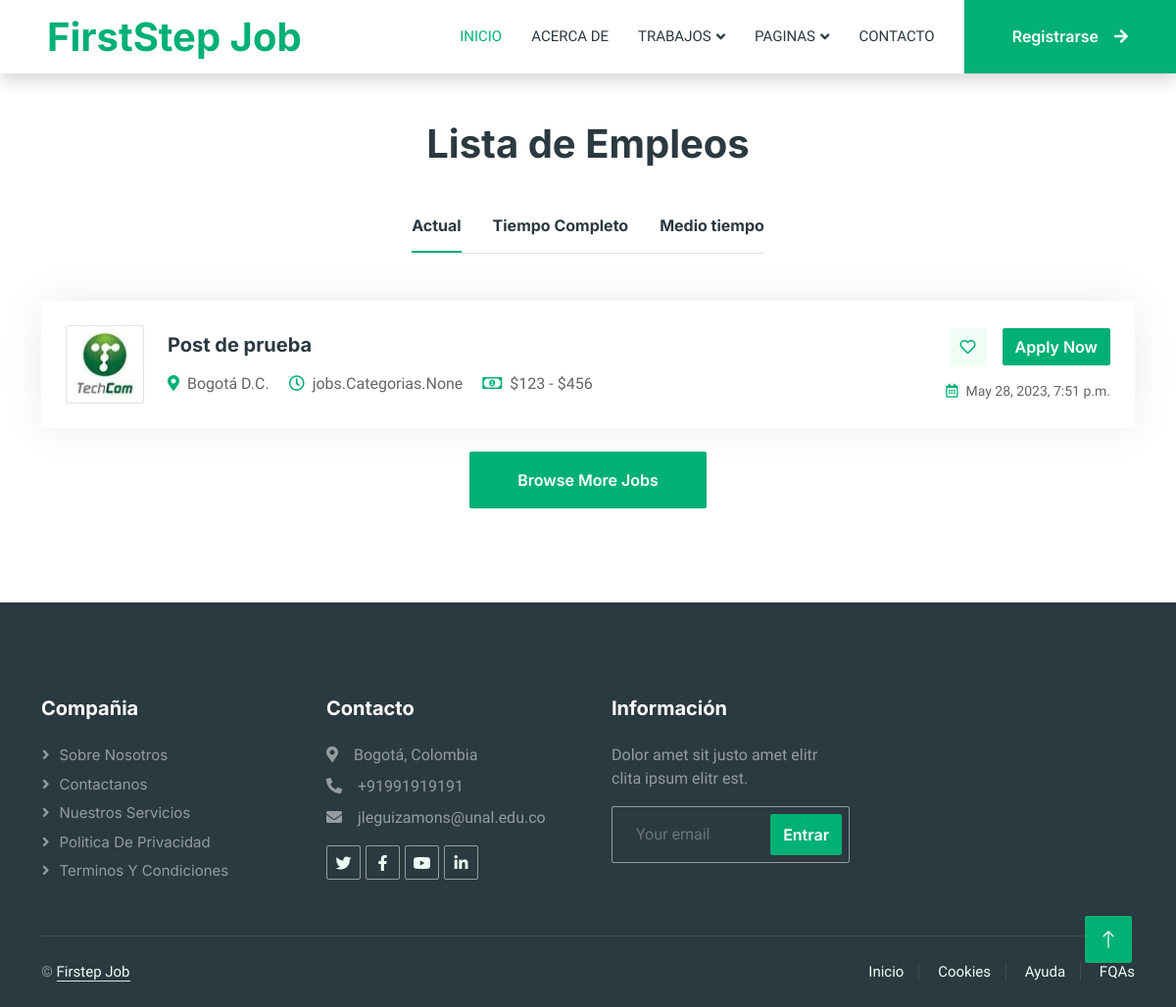
The app's page /empleos/, older data.
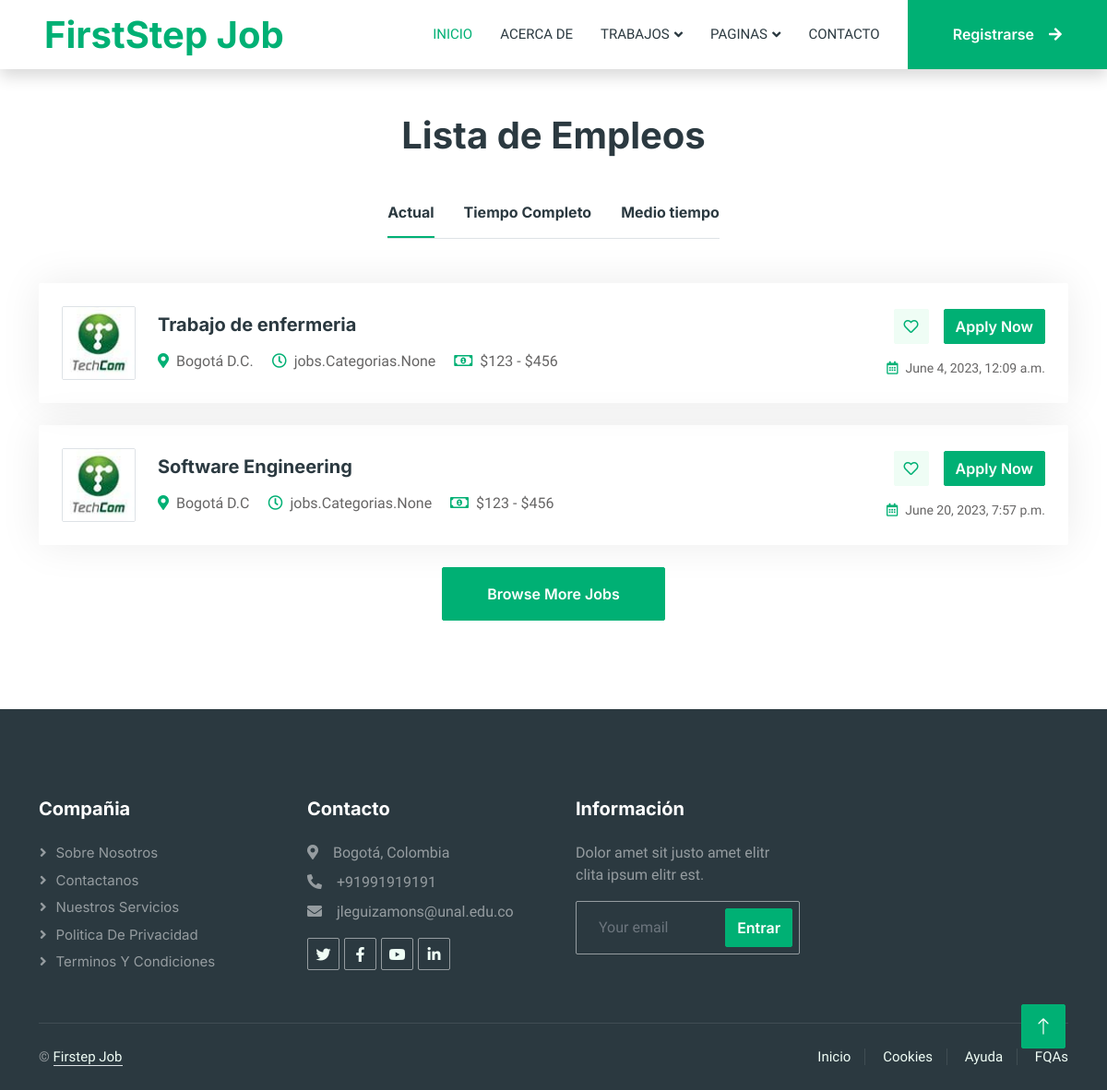
The same page, newer data.
### jobs/models.py (models this page shows)
class Post(models.Model):
    titulo = models.CharField(max_length=50)
    contenido = models.CharField(max_length=100)
    autor = models.CharField(max_length=50)
    ubicacion = models.CharField(max_length=20)
    image = models.ImageField(upload_to="media", null=True, blank=True)
    autor = models.ForeignKey(User, on_delete=models.CASCADE)
    categorias = models.ManyToManyField(Categorias)
    created = models.DateTimeField(auto_now_add=True)
    updated = models.DateTimeField(auto_now_add=True)
    class Meta:
        verbose_name = 'empleo'
        verbose_name_plural = 'empleos'

### jobs/views.py (the view)
# urls.py: path('', views.empleos, name ="Empleos"),
def empleos(request): #path empleos
    posts = Post.objects.all()
    return render(request, "jobs/empleos.html", {"posts": posts})

### jobs/templates/jobs/empleos.html (shortened to what this page needs)
{% extends "polls/base.html" %}
{% load static %}
{% block content %}
        <div class="container-xxl py-5">
            <div class="container">
                <h1 class="text-center mb-5 wow fadeInUp" data-wow-delay="0.1s">Lista de Empleos</h1>
                <div class="tab-class text-center wow fadeInUp" data-wow-delay="0.3s">
                    <ul class="nav nav-pills d-inline-flex justify-content-center border-bottom mb-5">
                        <li class="nav-item">
                            <a class="d-flex align-items-center text-start mx-3 ms-0 pb-3 active" data-bs-toggle="pill" href="#tab-1">
                                <h6 class="mt-n1 mb-0">Actual</h6>
                            </a>
                        </li>
                        <li class="nav-item">
                            <a class="d-flex align-items-center text-start mx-3 pb-3" data-bs-toggle="pill" href="#tab-2">
                                <h6 class="mt-n1 mb-0">Tiempo Completo</h6>
                            </a>
                        </li>
                        <li class="nav-item">
                            <a class="d-flex align-items-center text-start mx-3 me-0 pb-3" data-bs-toggle="pill" href="#tab-3">
                                <h6 class="mt-n1 mb-0">Medio tiempo</h6>
                            </a>
                        </li>
                    </ul>
                    <div class="tab-content">
                        <div id="tab-1" class="tab-pane fade show p-0 active">
                            {% for post in posts %}
                            <div class="job-item p-4 mb-4">
                                <div class="row g-4">
                                    <div class="col-sm-12 col-md-8 d-flex align-items-center">
                                        <img class="flex-shrink-0 img-fluid border rounded" src="img/com-logo-1.jpg" alt="" style="width: 80px; height: 80px;">
                                        <div class="text-start ps-4">
                                            <h5 class="mb-3">{{post.titulo}}</h5>
                                            <span class="text-truncate me-3"><i class="fa fa-map-marker-alt text-primary me-2"></i>{{post.ubicacion}}</span>
                                            <span class="text-truncate me-3"><i class="far fa-clock text-primary me-2"></i>{{post.categorias}}</span>
                                            <span class="text-truncate me-0"><i class="far fa-money-bill-alt text-primary me-2"></i>$123 - $456</span>
                                        </div>
                                    </div>
                                    <div class="col-sm-12 col-md-4 d-flex flex-column align-items-start align-items-md-end justify-content-center">
                                        <div class="d-flex mb-3">
                                            <a class="btn btn-light btn-square me-3" href=""><i class="far fa-heart text-primary"></i></a>
                                            <a class="btn btn-primary" href="">Apply Now</a>
                                        </div>
                                        <small class="text-truncate"><i class="far fa-calendar-alt text-primary me-2"></i>{{post.created}}</small>
                                    </div>
                                </div>
                            </div>
                            {% endfor %}
                            <a class="btn btn-primary py-3 px-5" href="">Browse More Jobs</a>
                        </div>
                    </div>
                </div>
            </div>
        </div>
{% endblock %}

### polls/templates/polls/base.html (shortened to what this page needs)
<!DOCTYPE html>
<html lang="en">
{% load static %}
<head>
    <link href="https://cdnjs.cloudflare.com/ajax/libs/font-awesome/5.10.0/css/all.min.css" rel="stylesheet">
    <link href="https://cdn.jsdelivr.net/npm/bootstrap-icons@1.4.1/font/bootstrap-icons.css" rel="stylesheet">
    <link href="{% static 'polls/vendor/lib/animate/animate.min.css' %}" rel="stylesheet">
    <link href="{% static 'polls/vendor/lib/owlcarousel/assets/owl.carousel.min.css' %}" rel="stylesheet">
    <link href="{% static 'polls/css/bootstrap.min.css' %}" rel="stylesheet">
    <link href="{% static 'polls/css/style.css' %}" rel="stylesheet">
</head>
<body>
    <div class="container-xxl bg-white p-0">
        <nav class="navbar navbar-expand-lg bg-white navbar-light shadow sticky-top p-0">
            <a href="{% url 'Home' %}" class="navbar-brand d-flex align-items-center text-center py-0 px-4 px-lg-5">
                <h1 class="m-0 text-primary">FirstStep Job</h1>
            </a>
            <div class="collapse navbar-collapse" id="navbarCollapse">
                <div class="navbar-nav ms-auto p-4 p-lg-0">
                    <a href="{% url 'Home' %}" class="nav-item nav-link active">Inicio</a>
                    <a href="{% url 'Sobre' %}" class="nav-item nav-link">Acerca de</a>
                    <div class="nav-item dropdown">
                        <a href="#" class="nav-link dropdown-toggle" data-bs-toggle="dropdown">Trabajos</a>
                    </div>
                    <div class="nav-item dropdown">
                        <a href="#" class="nav-link dropdown-toggle" data-bs-toggle="dropdown">Paginas</a>
                    </div>
                    <a href="contact.html" class="nav-item nav-link">Contacto</a>
                </div>
                <a href="{% url 'Registro' %}" class="btn btn-primary rounded-0 py-4 px-lg-5 d-none d-lg-block">Registrarse<i class="fa fa-arrow-right ms-3"></i></a>
            </div>
        </nav>
        {% block content %}
        {% endblock %}
        <div class="container-fluid bg-dark text-white-50 footer pt-5 mt-5 wow fadeIn" data-wow-delay="0.1s">
            <div class="container py-5">
                <div class="row g-5">
                    <div class="col-lg-3 col-md-6">
                        <h5 class="text-white mb-4">Compañia</h5>
                        <a class="btn btn-link text-white-50" href="">Sobre nosotros</a>
                        <a class="btn btn-link text-white-50" href="">Contactanos</a>
                        <a class="btn btn-link text-white-50" href="">Nuestros Servicios</a>
                        <a class="btn btn-link text-white-50" href="">Politica de privacidad</a>
                        <a class="btn btn-link text-white-50" href="">Terminos y condiciones</a>
                    </div>
                    <div class="col-lg-3 col-md-6">
                        <h5 class="text-white mb-4">Contacto</h5>
                        <p class="mb-2"><i class="fa fa-map-marker-alt me-3"></i>Bogotá, Colombia</p>
                        <p class="mb-2"><i class="fa fa-phone-alt me-3"></i>+91991919191</p>
                        <p class="mb-2"><i class="fa fa-envelope me-3"></i>jleguizamons@unal.edu.co</p>
                        <div class="d-flex pt-2">
                            <a class="btn btn-outline-light btn-social" href=""><i class="fab fa-twitter"></i></a>
                            <a class="btn btn-outline-light btn-social" href=""><i class="fab fa-facebook-f"></i></a>
                            <a class="btn btn-outline-light btn-social" href=""><i class="fab fa-youtube"></i></a>
                            <a class="btn btn-outline-light btn-social" href=""><i class="fab fa-linkedin-in"></i></a>
                        </div>
                    </div>
                    <div class="col-lg-3 col-md-6">
                        <h5 class="text-white mb-4">Información</h5>
                        <p>Dolor amet sit justo amet elitr clita ipsum elitr est.</p>
                        <div class="position-relative mx-auto" style="max-width: 400px;">
                            <input class="form-control bg-transparent w-100 py-3 ps-4 pe-5" type="text" placeholder="Your email">
                            <button type="button" class="btn btn-primary py-2 position-absolute top-0 end-0 mt-2 me-2">Entrar</button>
                        </div>
                    </div>
                </div>
            </div>
            <div class="container">
                <div class="copyright">
                    <div class="row">
                        <div class="col-md-6 text-center text-md-start mb-3 mb-md-0">
                            &copy; <a class="border-bottom" href="#">Firstep Job</a>
                        </div>
                        <div class="col-md-6 text-center text-md-end">
                            <div class="footer-menu">
                                <a href="">Inicio</a>
                                <a href="">Cookies</a>
                                <a href="">Ayuda</a>
                                <a href="">FQAs</a>
                            </div>
                        </div>
                    </div>
                </div>
            </div>
        </div>
        <a href="#" class="btn btn-lg btn-primary btn-lg-square back-to-top"><i class="bi bi-arrow-up"></i></a>
    </div>
</body>
</html>

### polls/static/polls/css/style.css (style rules this page uses)
:root { --primary: #00B074; --secondary: #2B9BFF; --light: #EFFDF5; --dark: #2B3940; }
.back-to-top { position: fixed; display: none; right: 45px; bottom: 45px; z-index: 99; }
.btn { font-family: 'Inter', sans-serif; font-weight: 600; transition: .5s; }
.btn.btn-primary, .btn.btn-secondary { color: #FFFFFF; }
.btn-square { width: 38px; height: 38px; }
.btn-lg-square { width: 48px; height: 48px; }
.btn-square, .btn-sm-square, .btn-lg-square { padding: 0; display: flex; align-items: center; justify-content: center; font-weight: normal; border-radius: 2px; }
.navbar .dropdown-toggle::after { border: none; content: "\f107"; font-family: "Font Awesome 5 Free"; font-weight: 900; vertical-align: middle; margin-left: 5px; transition: .5s; }
.navbar-dark .navbar-nav .nav-link, .navbar-light .navbar-nav .nav-link { margin-right: 30px; padding: 25px 0; color: #FFFFFF; font-size: 15px; text-transform: uppercase; outline: none; }
.navbar-dark .navbar-nav .nav-link:hover, .navbar-dark .navbar-nav .nav-link.active, .navbar-light .navbar-nav .nav-link:hover, .navbar-light .navbar-nav .nav-link.active { color: var(--primary); }
.navbar-light .navbar-brand, .navbar-light a.btn { height: 75px; }
.navbar-light .navbar-nav .nav-link { color: var(--dark); font-weight: 500; }
.navbar-light.sticky-top { top: -100px; transition: .5s; }
.nav-pills .nav-item .active { border-bottom: 2px solid var(--primary); }
.job-item { border: 1px solid transparent; border-radius: 2px; box-shadow: 0 0 45px rgba(0, 0, 0, .08); transition: .5s; }
.footer .btn.btn-social { margin-right: 5px; width: 35px; height: 35px; display: flex; align-items: center; justify-content: center; color: var(--light); border: 1px solid rgba(255,255,255,0.5); border-radius: 2px; transition: .3s; }
.footer .btn.btn-link { display: block; margin-bottom: 5px; padding: 0; text-align: left; font-size: 15px; font-weight: normal; text-transform: capitalize; transition: .3s; }
.footer .btn.btn-link::before { position: relative; content: "\f105"; font-family: "Font Awesome 5 Free"; font-weight: 900; margin-right: 10px; }
.footer .form-control { border-color: rgba(255,255,255,0.5); }
.footer .copyright { padding: 25px 0; font-size: 15px; border-top: 1px solid rgba(256, 256, 256, .1); }
.footer .copyright a { color: var(--light); }
.footer .footer-menu a { margin-right: 15px; padding-right: 15px; border-right: 1px solid rgba(255, 255, 255, .1); }
.footer .footer-menu a:last-child { margin-right: 0; padding-right: 0; border-right: none; }

Row changes from the older to the newer data that the page shows:
removed Post: titulo "Post de prueba", ubicacion "Bogotá D.C.", categorias "jobs.Categorias.None", created "May 28, 2023, 7:51 p.m."
added Post: titulo "Trabajo de enfermeria", ubicacion "Bogotá D.C.", categorias "jobs.Categorias.None", created "June 4, 2023, 12:09 a.m."
added Post: titulo "Software Engineering", ubicacion "Bogotá D.C", categorias "jobs.Categorias.None", created "June 20, 2023, 7:57 p.m."
